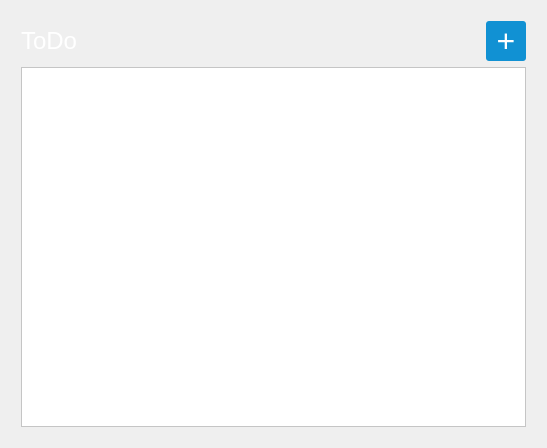
<?xml version="1.0" encoding="UTF-8"?>
<ui version="4.0">
 <class>TWTodoWidget</class>
 <widget class="QWidget" name="TWTodoWidget">
  <property name="geometry">
   <rect>
    <x>0</x>
    <y>0</y>
    <width>547</width>
    <height>448</height>
   </rect>
  </property>
  <property name="windowTitle">
   <string>Form</string>
  </property>
  <layout class="QVBoxLayout" name="verticalLayout">
   <item>
    <widget class="QWidget" name="widget_3" native="true">
     <property name="styleSheet">
      <string notr="true">background-color:rgba(0,0,0,0);</string>
     </property>
     <layout class="QVBoxLayout" name="verticalLayout_2">
      <property name="leftMargin">
       <number>10</number>
      </property>
      <property name="topMargin">
       <number>10</number>
      </property>
      <property name="rightMargin">
       <number>10</number>
      </property>
      <property name="bottomMargin">
       <number>10</number>
      </property>
      <item>
       <layout class="QHBoxLayout" name="horizontalLayout_4" stretch="100,10">
        <item>
         <widget class="QLabel" name="label_2">
          <property name="maximumSize">
           <size>
            <width>16777215</width>
            <height>50</height>
           </size>
          </property>
          <property name="font">
           <font>
            <pointsize>18</pointsize>
           </font>
          </property>
          <property name="styleSheet">
           <string notr="true">color:#ffffff;</string>
          </property>
          <property name="text">
           <string>ToDo</string>
          </property>
         </widget>
        </item>
        <item>
         <widget class="QPushButton" name="butAdd">
          <property name="sizePolicy">
           <sizepolicy hsizetype="Minimum" vsizetype="Minimum">
            <horstretch>0</horstretch>
            <verstretch>0</verstretch>
           </sizepolicy>
          </property>
          <property name="minimumSize">
           <size>
            <width>40</width>
            <height>40</height>
           </size>
          </property>
          <property name="maximumSize">
           <size>
            <width>40</width>
            <height>40</height>
           </size>
          </property>
          <property name="font">
           <font>
            <pointsize>24</pointsize>
           </font>
          </property>
          <property name="styleSheet">
           <string notr="true">QPushButton{
	border-radius: 3px; /* 边框圆角 */
	color:#ffffff;
	background-color: #1191d3; /* 背景颜色 */
	padding:3px;

}
QPushButton:hover{
background:rgb(11, 96, 139);
}
</string>
          </property>
          <property name="text">
           <string>+</string>
          </property>
         </widget>
        </item>
       </layout>
      </item>
      <item>
       <widget class="QListWidget" name="listWidget">
        <property name="font">
         <font>
          <pointsize>12</pointsize>
         </font>
        </property>
        <property name="styleSheet">
         <string notr="true">background:#ffffff</string>
        </property>
       </widget>
      </item>
     </layout>
    </widget>
   </item>
  </layout>
 </widget>
 <resources/>
 <connections/>
</ui>
